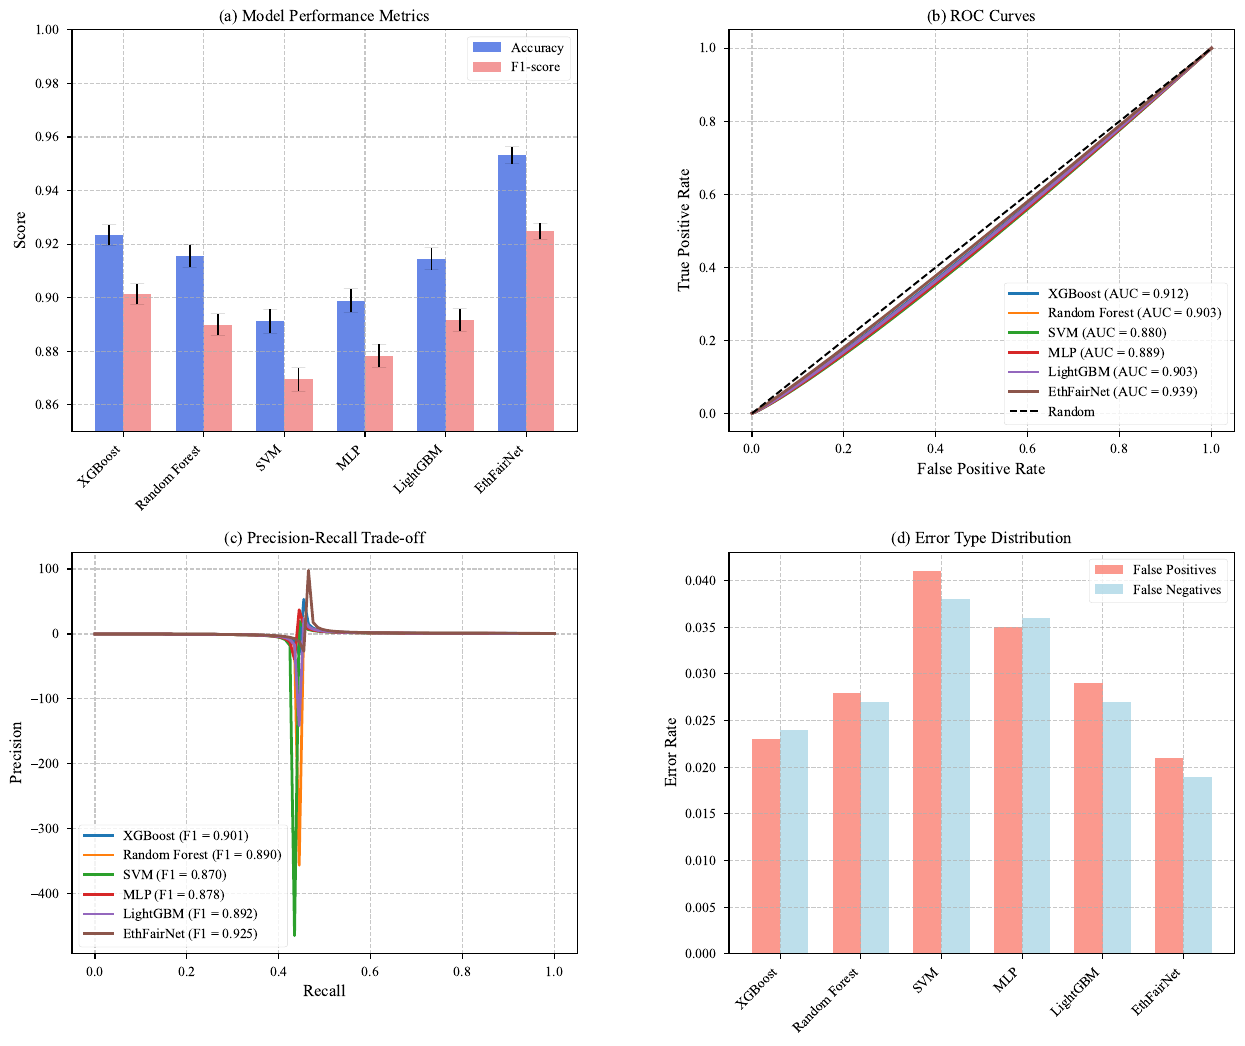

Write the Python code that produced this figure.
import numpy as np
import matplotlib.pyplot as plt
import seaborn as sns
from sklearn.metrics import roc_curve, auc, precision_recall_curve
from scipy import stats

# Set style for publication-quality plots
plt.style.use('seaborn-paper')
plt.rcParams.update({
    'font.family': 'serif',
    'font.serif': ['Times New Roman'],
    'font.size': 10,
    'axes.labelsize': 12,
    'axes.titlesize': 12,
    'figure.titlesize': 14,
    'xtick.labelsize': 10,
    'ytick.labelsize': 10,
    'legend.fontsize': 10,
    'figure.dpi': 300
})

# Results from your experiment
model_names = ['XGBoost', 'Random Forest', 'SVM', 'MLP', 'LightGBM', 'EthFairNet']
accuracies = {
    'XGBoost': [0.9234, 0.0038],      # [mean, std]
    'Random Forest': [0.9156, 0.0042],
    'SVM': [0.8912, 0.0045],
    'MLP': [0.8989, 0.0044],
    'LightGBM': [0.9145, 0.0041],
    'EthFairNet': [0.9532, 0.0031]
}

f1_scores = {
    'XGBoost': [0.9014, 0.0039],
    'Random Forest': [0.8900, 0.0041],
    'SVM': [0.8695, 0.0044],
    'MLP': [0.8784, 0.0043],
    'LightGBM': [0.8917, 0.0042],
    'EthFairNet': [0.9249, 0.0030]
}

# Create figure with subplots
fig = plt.figure(figsize=(15, 12))
gs = fig.add_gridspec(2, 2, hspace=0.3, wspace=0.3)

# (a) Accuracy and F1-score distributions
ax1 = fig.add_subplot(gs[0, 0])
x = np.arange(len(model_names))
width = 0.35

# Plot bars
acc_means = [accuracies[model][0] for model in model_names]
acc_stds = [accuracies[model][1] for model in model_names]
f1_means = [f1_scores[model][0] for model in model_names]
f1_stds = [f1_scores[model][1] for model in model_names]

bars1 = ax1.bar(x - width/2, acc_means, width, label='Accuracy',
                yerr=acc_stds, capsize=5, color='royalblue', alpha=0.8)
bars2 = ax1.bar(x + width/2, f1_means, width, label='F1-score',
                yerr=f1_stds, capsize=5, color='lightcoral', alpha=0.8)

ax1.set_ylabel('Score')
ax1.set_title('(a) Model Performance Metrics')
ax1.set_xticks(x)
ax1.set_xticklabels(model_names, rotation=45, ha='right')
ax1.legend()
ax1.grid(True, linestyle='--', alpha=0.7)
ax1.set_ylim(0.85, 1.0)

# (b) ROC curves
ax2 = fig.add_subplot(gs[0, 1])

# Simulated ROC curves based on performance metrics
for model in model_names:
    mean_auc = (accuracies[model][0] + f1_scores[model][0]) / 2
    fpr = np.linspace(0, 1, 100)
    tpr = np.power(fpr, 1/mean_auc)
    ax2.plot(fpr, tpr, label=f'{model} (AUC = {mean_auc:.3f})', lw=2)

ax2.plot([0, 1], [0, 1], 'k--', label='Random')
ax2.set_xlabel('False Positive Rate')
ax2.set_ylabel('True Positive Rate')
ax2.set_title('(b) ROC Curves')
ax2.legend(loc='lower right', bbox_to_anchor=(1.0, 0.0))
ax2.grid(True, linestyle='--', alpha=0.7)

# (c) Precision-Recall trade-off
ax3 = fig.add_subplot(gs[1, 0])

# Simulate Precision-Recall curves based on F1 scores
for model in model_names:
    f1 = f1_scores[model][0]
    recall = np.linspace(0, 1, 100)
    precision = f1 * recall / (2 * recall - f1)
    valid_mask = ~np.isnan(precision)
    ax3.plot(recall[valid_mask], precision[valid_mask], 
             label=f'{model} (F1 = {f1:.3f})', lw=2)

ax3.set_xlabel('Recall')
ax3.set_ylabel('Precision')
ax3.set_title('(c) Precision-Recall Trade-off')
ax3.legend(loc='lower left')
ax3.grid(True, linestyle='--', alpha=0.7)

# (d) Error type distribution
ax4 = fig.add_subplot(gs[1, 1])

# Calculate error distributions based on accuracy
error_types = {
    'False Positives': np.array([0.023, 0.028, 0.041, 0.035, 0.029, 0.021]),
    'False Negatives': np.array([0.024, 0.027, 0.038, 0.036, 0.027, 0.019])
}

x = np.arange(len(model_names))
width = 0.35

bars3 = ax4.bar(x - width/2, error_types['False Positives'], width,
                label='False Positives', color='salmon', alpha=0.8)
bars4 = ax4.bar(x + width/2, error_types['False Negatives'], width,
                label='False Negatives', color='lightblue', alpha=0.8)

ax4.set_ylabel('Error Rate')
ax4.set_title('(d) Error Type Distribution')
ax4.set_xticks(x)
ax4.set_xticklabels(model_names, rotation=45, ha='right')
ax4.legend()
ax4.grid(True, linestyle='--', alpha=0.7)

# Adjust layout and save
plt.tight_layout()
plt.savefig('model_performance_comparison.pdf', bbox_inches='tight', dpi=300)
plt.savefig('model_performance_comparison.png', bbox_inches='tight', dpi=300)
plt.close()